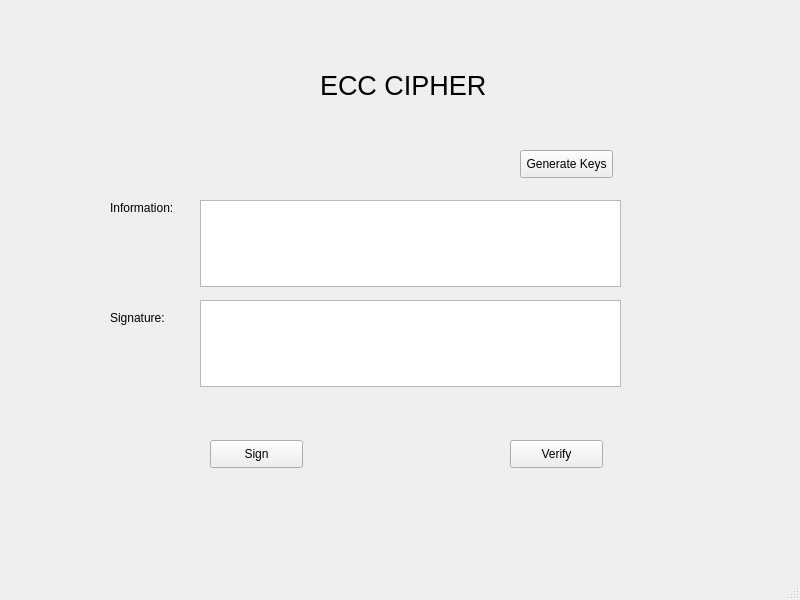
<?xml version="1.0" encoding="UTF-8"?>
<ui version="4.0">
 <class>MainWindow</class>
 <widget class="QMainWindow" name="MainWindow">
  <property name="geometry">
   <rect>
    <x>0</x>
    <y>0</y>
    <width>800</width>
    <height>600</height>
   </rect>
  </property>
  <property name="windowTitle">
   <string>MainWindow</string>
  </property>
  <widget class="QWidget" name="centralwidget">
   <widget class="QTextEdit" name="txt_infor">
    <property name="geometry">
     <rect>
      <x>200</x>
      <y>200</y>
      <width>421</width>
      <height>87</height>
     </rect>
    </property>
   </widget>
   <widget class="QTextEdit" name="txt_sig">
    <property name="geometry">
     <rect>
      <x>200</x>
      <y>300</y>
      <width>421</width>
      <height>87</height>
     </rect>
    </property>
   </widget>
   <widget class="QPushButton" name="btn_sign">
    <property name="geometry">
     <rect>
      <x>210</x>
      <y>440</y>
      <width>93</width>
      <height>28</height>
     </rect>
    </property>
    <property name="text">
     <string>Sign</string>
    </property>
   </widget>
   <widget class="QPushButton" name="btn_ve">
    <property name="geometry">
     <rect>
      <x>510</x>
      <y>440</y>
      <width>93</width>
      <height>28</height>
     </rect>
    </property>
    <property name="text">
     <string>Verify</string>
    </property>
   </widget>
   <widget class="QPushButton" name="btn_gen_ks">
    <property name="geometry">
     <rect>
      <x>520</x>
      <y>150</y>
      <width>93</width>
      <height>28</height>
     </rect>
    </property>
    <property name="text">
     <string>Generate Keys</string>
    </property>
   </widget>
   <widget class="QLabel" name="label">
    <property name="geometry">
     <rect>
      <x>320</x>
      <y>50</y>
      <width>191</width>
      <height>71</height>
     </rect>
    </property>
    <property name="font">
     <font>
      <pointsize>20</pointsize>
     </font>
    </property>
    <property name="text">
     <string>ECC CIPHER</string>
    </property>
   </widget>
   <widget class="QLabel" name="label_2">
    <property name="geometry">
     <rect>
      <x>110</x>
      <y>200</y>
      <width>81</width>
      <height>16</height>
     </rect>
    </property>
    <property name="text">
     <string>Information:</string>
    </property>
   </widget>
   <widget class="QLabel" name="label_3">
    <property name="geometry">
     <rect>
      <x>110</x>
      <y>310</y>
      <width>81</width>
      <height>16</height>
     </rect>
    </property>
    <property name="text">
     <string>Signature:</string>
    </property>
   </widget>
  </widget>
  <widget class="QMenuBar" name="menubar">
   <property name="geometry">
    <rect>
     <x>0</x>
     <y>0</y>
     <width>800</width>
     <height>26</height>
    </rect>
   </property>
  </widget>
  <widget class="QStatusBar" name="statusbar"/>
 </widget>
 <resources/>
 <connections/>
</ui>
